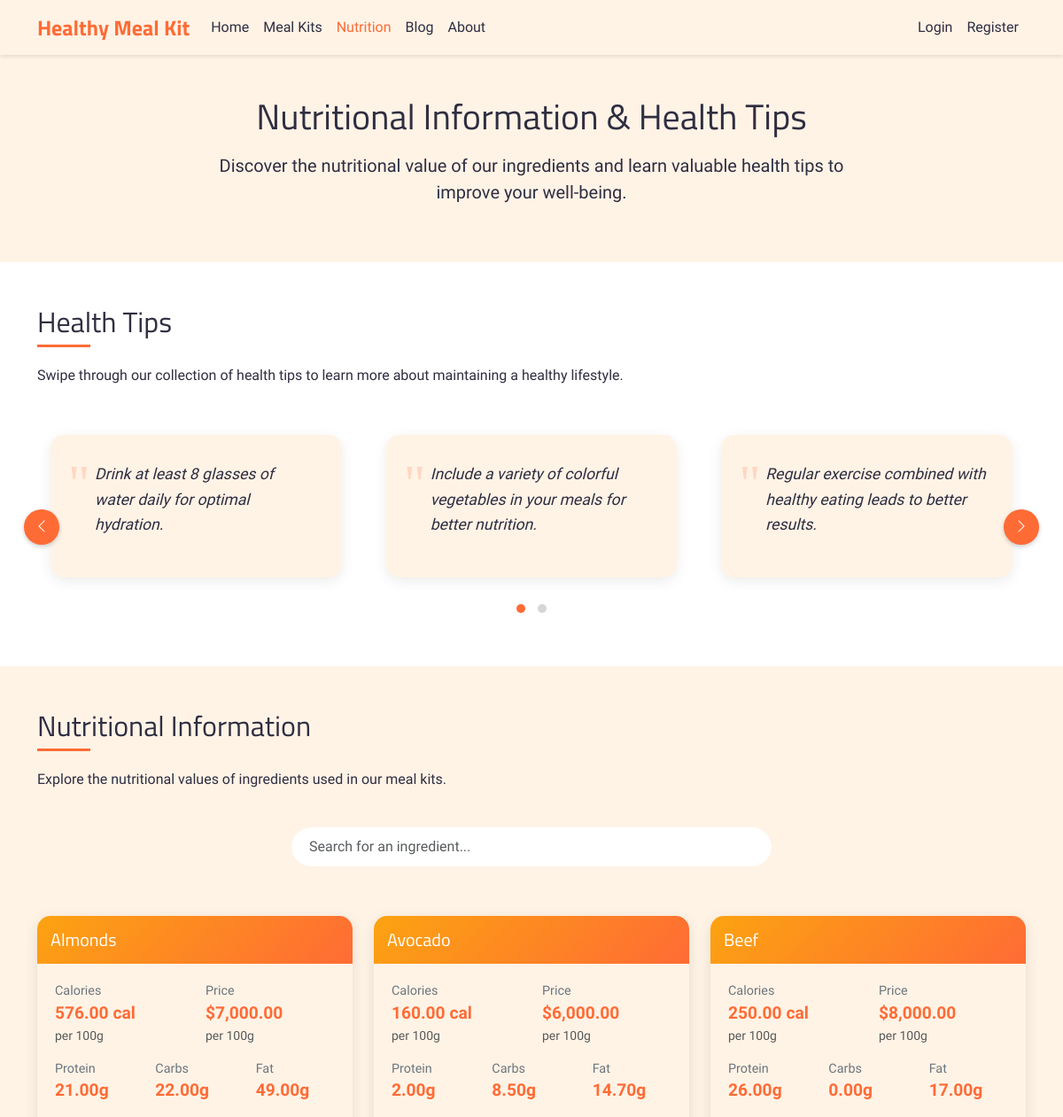
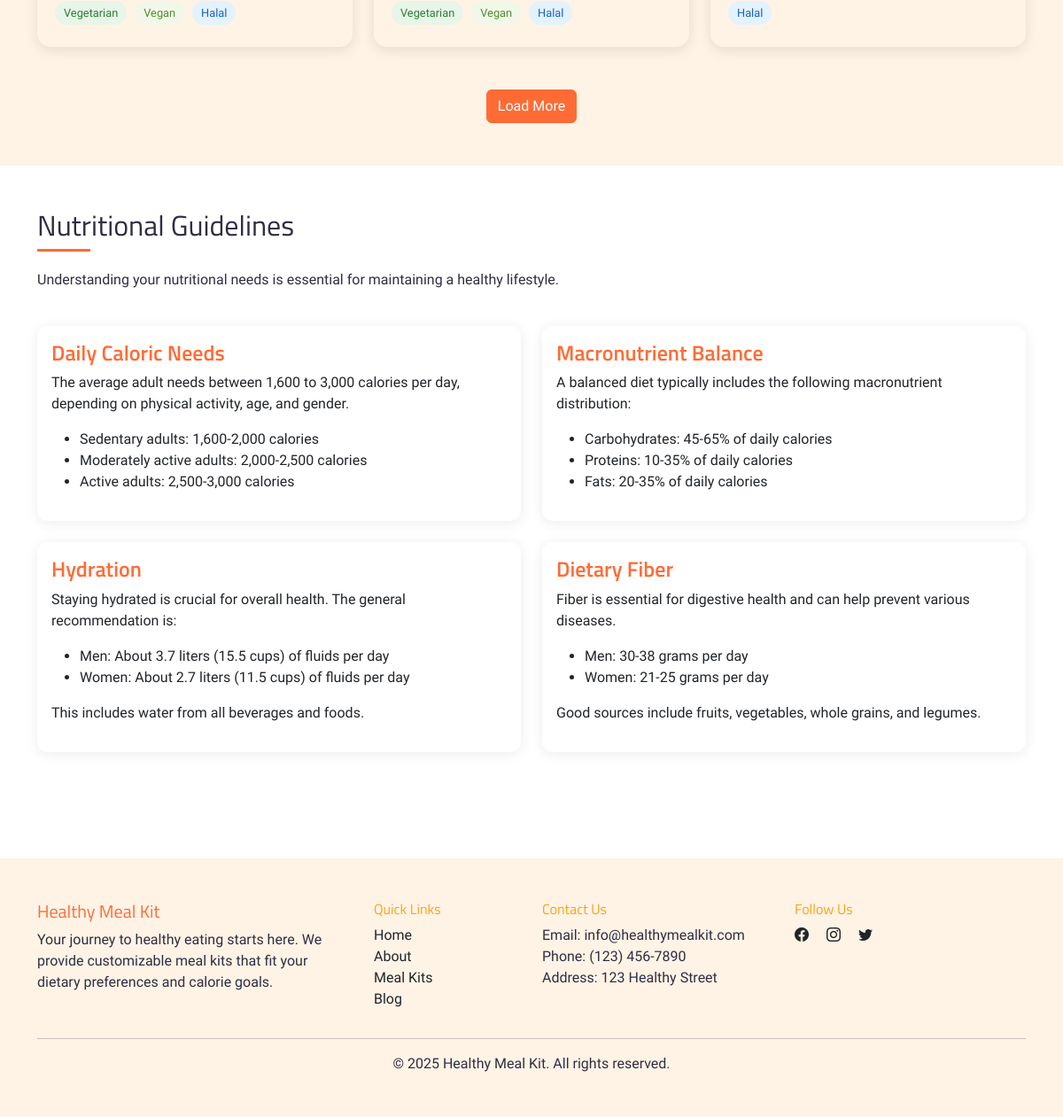
Screenshot of /nutrition.php with the database file from the repository (2 pictures, top to bottom).
### tables this page shows
CREATE TABLE health_tips (
    tip_id INT PRIMARY KEY AUTO_INCREMENT,
    content TEXT,
    created_at TIMESTAMP DEFAULT CURRENT_TIMESTAMP
);

CREATE TABLE ingredients (
    ingredient_id INT PRIMARY KEY AUTO_INCREMENT,
    name VARCHAR(100) NOT NULL,
    calories_per_100g DECIMAL(10,2) NOT NULL,
    protein_per_100g DECIMAL(10,2) NOT NULL,
    carbs_per_100g DECIMAL(10,2) NOT NULL,
    fat_per_100g DECIMAL(10,2) NOT NULL,
    price_per_100g INT NOT NULL,
    is_meat TINYINT(1) DEFAULT 0 COMMENT '0: false, 1: true',
    is_vegetarian TINYINT(1) DEFAULT 0 COMMENT '0: false, 1: true',
    is_vegan TINYINT(1) DEFAULT 0 COMMENT '0: false, 1: true',
    is_halal TINYINT(1) DEFAULT 0 COMMENT '0: false, 1: true',
    created_at TIMESTAMP DEFAULT CURRENT_TIMESTAMP
);

### nutrition.php (the view, shortened to what this page needs)
<?php
require_once 'includes/auth_check.php';
$tips_query = "SELECT * FROM health_tips ORDER BY created_at DESC";
$tips_result = $mysqli->query($tips_query);
$ingredients_query = "SELECT * FROM ingredients ORDER BY name ASC";
$ingredients_result = $mysqli->query($ingredients_query);
?>
<!DOCTYPE html>
<html lang="en">
<head>
    <link href="https://cdn.jsdelivr.net/npm/bootstrap@5.3.0/dist/css/bootstrap.min.css" rel="stylesheet">
    <link rel="stylesheet" href="https://cdn.jsdelivr.net/npm/bootstrap-icons@1.11.3/font/bootstrap-icons.min.css">
    <link rel="stylesheet" href="https://cdnjs.cloudflare.com/ajax/libs/OwlCarousel2/2.3.4/assets/owl.carousel.min.css">
    <link rel="stylesheet"
        href="https://cdnjs.cloudflare.com/ajax/libs/OwlCarousel2/2.3.4/assets/owl.theme.default.min.css">
    <link rel="stylesheet" href="assets/css/style.css">
</head>
<body>
    <?php include 'includes/navbar.php'; ?>
    <section class="py-5 bg-primary-light">
        <div class="container">
            <div class="row">
                <div class="col-lg-8 mx-auto text-center">
                    <h1 class="mb-3">Nutritional Information & Health Tips</h1>
                    <p class="lead">Discover the nutritional value of our ingredients and learn valuable health tips to
                        improve your well-being.</p>
                </div>
            </div>
        </div>
    </section>
    <section class="py-5">
        <div class="container">
            <div class="row mb-4">
                <div class="col-md-12">
                    <h2 class="section-title">Health Tips</h2>
                    <p>Swipe through our collection of health tips to learn more about maintaining a healthy lifestyle.
                    </p>
                </div>
            </div>
            <div class="row">
                <div class="col-md-12">
                    <div class="owl-carousel health-tips-carousel owl-theme">
                        <?php while($tip = $tips_result->fetch_assoc()): ?>
                        <div class="item">
                            <div class="health-tip-card">
                                <p class="health-tip-content"><?php echo htmlspecialchars($tip['content']); ?></p>
                            </div>
                        </div>
                        <?php endwhile; ?>
                    </div>
                </div>
            </div>
        </div>
    </section>
    <section class="py-5 bg-primary-light">
        <div class="container">
            <div class="row mb-4">
                <div class="col-md-12">
                    <h2 class="section-title">Nutritional Information</h2>
                    <p>Explore the nutritional values of ingredients used in our meal kits.</p>
                </div>
            </div>
            <div class="row mb-4">
                <div class="col-md-6 mx-auto">
                    <input type="text" id="ingredientSearch" class="form-control ingredient-search"
                        placeholder="Search for an ingredient...">
                </div>
            </div>
            <div class="row" id="ingredientsContainer">
                <?php
                $ingredients = [];
                while($ingredient = $ingredients_result->fetch_assoc()) {
                    $ingredients[] = $ingredient;
                }
                $total_ingredients = count($ingredients);
                $visible_count = min(3, $total_ingredients);
                for($i = 0; $i < $visible_count; $i++):
                    $ingredient = $ingredients[$i];
                ?>
                <div class="col-md-4 mb-4 ingredient-item">
                    <div class="nutrition-card">
                        <div class="nutrition-header">
                            <h5 class="mb-0"><?php echo htmlspecialchars($ingredient['name']); ?></h5>
                        </div>
                        <div class="nutrition-body">
                            <div class="row mb-3">
                                <div class="col-6">
                                    <div class="nutrition-label">Calories</div>
                                    <div class="nutrition-value"><?php echo $ingredient['calories_per_100g']; ?> cal
                                    </div>
                                    <div class="small text-muted">per 100g</div>
                                </div>
                                <div class="col-6">
                                    <div class="nutrition-label">Price</div>
                                    <div class="nutrition-value">
                                        $<?php echo number_format($ingredient['price_per_100g'], 2); ?></div>
                                    <div class="small text-muted">per 100g</div>
                                </div>
                            </div>
                            <div class="row mb-3">
                                <div class="col-4">
                                    <div class="nutrition-label">Protein</div>
                                    <div class="nutrition-value"><?php echo $ingredient['protein_per_100g']; ?>g</div>
                                </div>
                                <div class="col-4">
                                    <div class="nutrition-label">Carbs</div>
                                    <div class="nutrition-value"><?php echo $ingredient['carbs_per_100g']; ?>g</div>
                                </div>
                                <div class="col-4">
                                    <div class="nutrition-label">Fat</div>
                                    <div class="nutrition-value"><?php echo $ingredient['fat_per_100g']; ?>g</div>
                                </div>
                            </div>
                            <div class="dietary-tags mt-3">
                            <?php if($ingredient['is_vegetarian'] == 1): ?>
                                <span class="dietary-tag tag-vegetarian">Vegetarian</span>
                            <?php endif; ?>
                            <?php if($ingredient['is_vegan'] == 1): ?>
                                <span class="dietary-tag tag-vegan">Vegan</span>
                            <?php endif; ?>
                            <?php if($ingredient['is_halal'] == 1): ?>
                                <span class="dietary-tag tag-halal">Halal</span>
                            <?php endif; ?>
                        </div>
                        </div>
                    </div>
                </div>
                <?php endfor; ?>
            </div>
            <?php if($total_ingredients > 3): ?>
            <div class="row mt-4">
                <div class="col-12 text-center">
                    <button id="loadMoreBtn" class="btn btn-primary" data-visible="3" data-total="<?php echo $total_ingredients; ?>">
                        Load More
                    </button>
                </div>
            </div>
            <?php endif; ?>
        </div>
    </section>
    <section class="py-5">
        <div class="container">
            <div class="row mb-4">
                <div class="col-md-12">
                    <h2 class="section-title">Nutritional Guidelines</h2>
                    <p>Understanding your nutritional needs is essential for maintaining a healthy lifestyle.</p>
                </div>
            </div>
            <div class="row">
                <div class="col-md-6 mb-4">
                    <div class="card h-100">
                        <div class="card-body">
                            <h4 class="card-title text-primary-custom">Daily Caloric Needs</h4>
                            <p class="card-text">The average adult needs between 1,600 to 3,000 calories per day,
                                depending on physical activity, age, and gender.</p>
                            <ul>
                                <li>Sedentary adults: 1,600-2,000 calories</li>
                                <li>Moderately active adults: 2,000-2,500 calories</li>
                                <li>Active adults: 2,500-3,000 calories</li>
                            </ul>
                        </div>
                    </div>
                </div>
                <div class="col-md-6 mb-4">
                    <div class="card h-100">
                        <div class="card-body">
                            <h4 class="card-title text-primary-custom">Macronutrient Balance</h4>
                            <p class="card-text">A balanced diet typically includes the following macronutrient
                                distribution:</p>
                            <ul>
                                <li>Carbohydrates: 45-65% of daily calories</li>
                                <li>Proteins: 10-35% of daily calories</li>
                                <li>Fats: 20-35% of daily calories</li>
                            </ul>
                        </div>
                    </div>
                </div>
                <div class="col-md-6 mb-4">
                    <div class="card h-100">
                        <div class="card-body">
                            <h4 class="card-title text-primary-custom">Hydration</h4>
                            <p class="card-text">Staying hydrated is crucial for overall health. The general
                                recommendation is:</p>
                            <ul>
                                <li>Men: About 3.7 liters (15.5 cups) of fluids per day</li>
                                <li>Women: About 2.7 liters (11.5 cups) of fluids per day</li>
                            </ul>
                            <p>This includes water from all beverages and foods.</p>
                        </div>
                    </div>
                </div>
                <div class="col-md-6 mb-4">
                    <div class="card h-100">
                        <div class="card-body">
                            <h4 class="card-title text-primary-custom">Dietary Fiber</h4>
                            <p class="card-text">Fiber is essential for digestive health and can help prevent various
                                diseases.</p>
                            <ul>
                                <li>Men: 30-38 grams per day</li>
                                <li>Women: 21-25 grams per day</li>
                            </ul>
                            <p>Good sources include fruits, vegetables, whole grains, and legumes.</p>
                        </div>
                    </div>
                </div>
            </div>
        </div>
    </section>
    <?php include 'includes/footer.php'; ?>
</body>
</html>

### assets/css/style.css (style rules this page uses)
:root { --primary: #FF6B35; --secondary: #FCA311; --accent: #FFD23F; --light: #FFF3E6; --white: #FFFFFF; --dark: #2F2E41; --heading-font: 'Titillium Web', sans-serif; --body-font: 'Schibsted Grotesk', sans-serif; }
body { font-family: var(--body-font); color: var(--dark); padding-top: 60px; }
h1, h2, h3, h4, h5, h6 { font-family: var(--heading-font); }
.btn-primary { background-color: var(--primary); border-color: var(--primary); color: var(--white); font-family: var(--body-font); font-weight: 500; }
.card { border: none; box-shadow: 0 2px 15px rgba(0,0,0,0.08); border-radius: 12px; overflow: hidden; }
.card-title { font-family: var(--heading-font); font-weight: 600; }
.card-text { font-family: var(--body-font); font-weight: 300; }
.bg-primary-light { background-color: var(--light); }
.text-primary-custom { color: var(--primary); }

### nutrition.php (style rules this page uses)
.nutrition-card { border-radius: 15px; overflow: hidden; box-shadow: 0 4px 15px rgba(0, 0, 0, 0.1); height: 100%; transition: transform 0.3s ease; }
.nutrition-header { background: linear-gradient(135deg, var(--secondary) 0%, var(--primary) 100%); color: white; padding: 15px; font-weight: bold; }
.nutrition-body { padding: 20px; }
.nutrition-value { font-size: 1.2rem; font-weight: 600; color: var(--primary); }
.nutrition-label { font-size: 0.9rem; color: #6c757d; }
.health-tip-card { background-color: var(--light); border-radius: 15px; padding: 30px; margin: 15px; box-shadow: 0 4px 15px rgba(0, 0, 0, 0.08); position: relative; }
.health-tip-card::before { content: '"'; position: absolute; top: 10px; left: 20px; font-size: 60px; color: rgba(255, 107, 53, 0.2); font-family: serif; }
.health-tip-content { font-size: 1.1rem; line-height: 1.6; font-style: italic; color: var(--dark); padding-left: 20px; }
.section-title { position: relative; display: inline-block; margin-bottom: 30px; }
.section-title::after { content: ''; position: absolute; bottom: -10px; left: 0; width: 60px; height: 3px; background-color: var(--primary); }
.dietary-tag { display: inline-block; padding: 4px 10px; border-radius: 20px; font-size: 0.8rem; margin-right: 5px; margin-bottom: 5px; font-weight: 500; }
.tag-vegetarian { background-color: #E8F5E9; color: #2E7D32; }
.tag-vegan { background-color: #F1F8E9; color: #558B2F; }
.tag-halal { background-color: #E3F2FD; color: #1565C0; }
.ingredient-search { border-radius: 30px; padding: 10px 20px; border: 2px solid var(--light); box-shadow: none; margin-bottom: 30px; }

### rows the page displays
health_tips: content "Drink at least 8 glasses of water daily for optimal hydration."
health_tips: content "Include a variety of colorful vegetables in your meals for better nutrition."
health_tips: content "Regular exercise combined with healthy eating leads to better results."
ingredients: name "Almonds", calories_per_100g "576.00", price_per_100g "7,000.00", protein_per_100g "21.00", carbs_per_100g "22.00", fat_per_100g "49.00", is_vegetarian "Vegetarian", is_vegan "Vegan", is_halal "Halal"
ingredients: name "Avocado", calories_per_100g "160.00", price_per_100g "6,000.00", protein_per_100g "2.00", carbs_per_100g "8.50", fat_per_100g "14.70", is_vegetarian "Vegetarian", is_vegan "Vegan", is_halal "Halal"
ingredients: name "Beef", calories_per_100g "250.00", price_per_100g "8,000.00", protein_per_100g "26.00", carbs_per_100g "0.00", fat_per_100g "17.00", is_halal "Halal"
